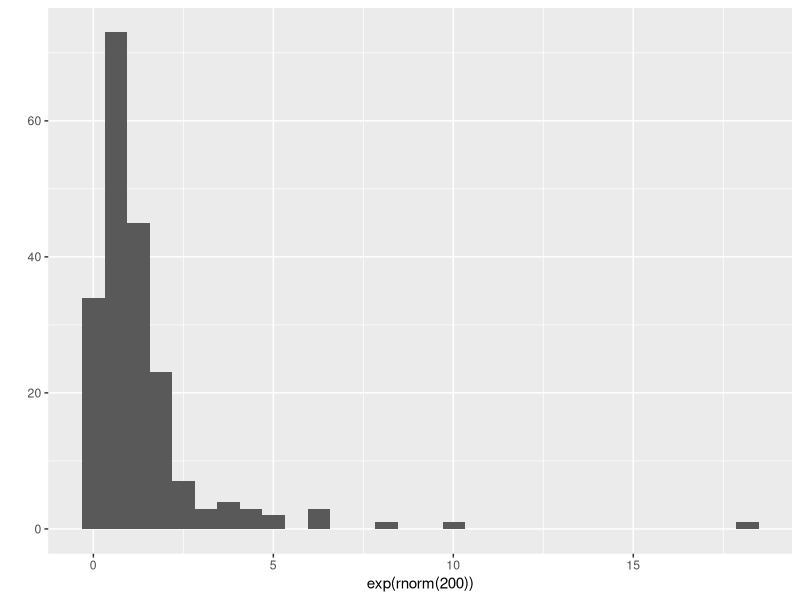

Write the R code that produced this figure.
## ---- chunk 1
knitr::opts_chunk$set(echo = FALSE, cache=TRUE, messages=FALSE, warning=FALSE)
# Make sure you have the latest version of rmarkdown and bookdown
#devtools::install_github("rstudio/rmarkdown")
#devtools::install_github("rstudio/bookdown")
library(ggplot2)
## ---- chunk 2
qplot(exp(rnorm(200)))
